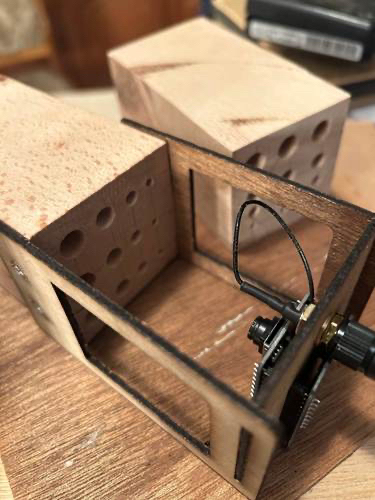
#> input picture documentation/doc_images/hivemodule.jpeg, 375 x 500 px
$ python -i new_bee_detection.py   (imports and definitions only)
#> lines starting #> are read from the running program, lines starting #| are printed output that depends on the picture
#> in crop_12_classify_and_montage, img0 is the input picture: shape (500, 375, 3); mean B, G, R 93.1, 120.1, 150.8
import cv2
import numpy as np
from dataclasses import dataclass


EXPECTED_W, EXPECTED_H = 791, 528

REGIONS = [
    ("black_masked_bee", 1, (44, 28, 208, 192)),
    ("black_masked_bee", 2, (44, 192, 208, 356)),
    ("black_masked_bee", 3, (44, 356, 208, 520)),
    ("resin_bee", 1, (236, 28, 400, 192)),
    ("resin_bee", 2, (236, 192, 400, 356)),
    ("resin_bee", 3, (236, 356, 400, 520)),
    ("leafcutter_bee", 1, (420, 28, 584, 192)),
    ("leafcutter_bee", 2, (420, 192, 584, 356)),
    ("leafcutter_bee", 3, (420, 356, 584, 520)),
    ("orchard_bee", 1, (591, 28, 755, 192)),
    ("orchard_bee", 2, (591, 192, 755, 356)),
    ("orchard_bee", 3, (591, 356, 755, 520)),
]

COL_ORDER = ["black_masked_bee", "resin_bee", "leafcutter_bee", "orchard_bee"]


@dataclass
class Thresholds:
    v_black: int = 55
    s_green: int = 35
    green_score: int = 10


def _ensure_expected_size(img, expected_w=EXPECTED_W, expected_h=EXPECTED_H):
#> called with expected_w = 791, expected_h = 528
    h, w = img.shape[:2]
#> h = 500; w = 375
    if (w, h) == (expected_w, expected_h):
        return img, 1.0, 1.0

    sx = expected_w / float(w)
#> sx = 2.11
    sy = expected_h / float(h)
#> sy = 1.06

    # Keep aspect ratio by scaling to fit, then pad/crop to exact expected size
    s = min(sx, sy)
#> s = 1.06
    new_w = int(round(w * s))
#> new_w = 396
    new_h = int(round(h * s))
#> new_h = 528
    resized = cv2.resize(img, (new_w, new_h), interpolation=cv2.INTER_AREA)

    canvas = np.zeros((expected_h, expected_w, 3), dtype=resized.dtype)
    x0 = max(0, (expected_w - new_w) // 2)
#> x0 = 197
    y0 = max(0, (expected_h - new_h) // 2)
#> y0 = 0

    x1 = min(expected_w, x0 + new_w)
#> x1 = 593
    y1 = min(expected_h, y0 + new_h)
#> y1 = 528

    canvas[y0:y1, x0:x1] = resized[0:(y1 - y0), 0:(x1 - x0)]
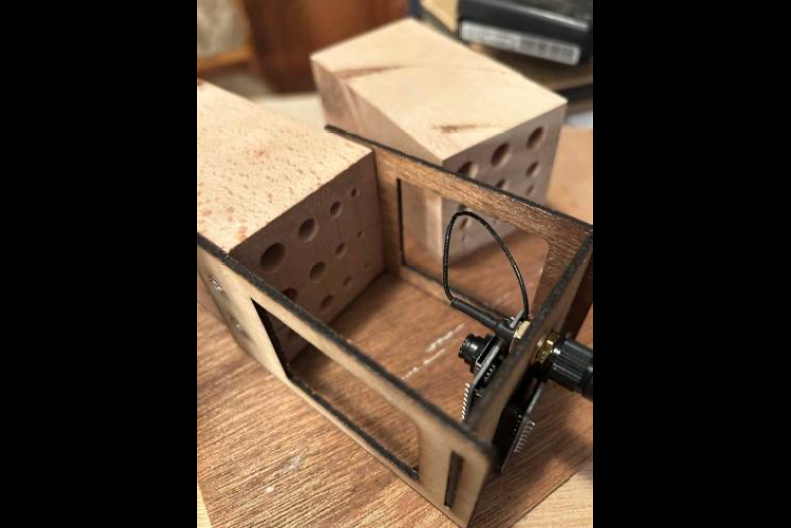
#> canvas: shape (528, 791, 3); mean B, G, R 46.5, 60.1, 75.5
    return canvas, s, s


def _hough_one_circle(gray):
    h, w = gray.shape[:2]
    m = min(h, w)
    min_r = max(10, int(m * 0.22))
    max_r = int(m * 0.48)

    g = cv2.medianBlur(gray, 5)
    circles = cv2.HoughCircles(
        g,
        cv2.HOUGH_GRADIENT,
        dp=1.2,
        minDist=m * 0.8,
        param1=120,
        param2=40,
        minRadius=min_r,
        maxRadius=max_r,
    )
    if circles is None:
        return None

    circles = np.uint16(np.around(circles[0, :]))
    cx0, cy0 = w / 2.0, h / 2.0

    def score(c):
        cx, cy, r = c
        dist = (cx - cx0) ** 2 + (cy - cy0) ** 2
        return (int(r) * 100000) - int(dist)

    x, y, r = map(int, max(circles, key=score))
    return x, y, r


def _contour_circle(gray):
    blur = cv2.GaussianBlur(gray, (5, 5), 0)
    _, th = cv2.threshold(blur, 0, 255, cv2.THRESH_BINARY_INV + cv2.THRESH_OTSU)
    th = cv2.morphologyEx(th, cv2.MORPH_OPEN, np.ones((5, 5), np.uint8), iterations=1)
    th = cv2.morphologyEx(th, cv2.MORPH_CLOSE, np.ones((9, 9), np.uint8), iterations=1)

    cnts, _ = cv2.findContours(th, cv2.RETR_EXTERNAL, cv2.CHAIN_APPROX_SIMPLE)
    if not cnts:
        return None

    c = max(cnts, key=cv2.contourArea)
    (x, y), r = cv2.minEnclosingCircle(c)
    return int(x), int(y), int(r)


def _classify_filled_hsv(bgr, x, y, r, t: Thresholds, inner_shrink=0.80):
    h, w = bgr.shape[:2]
    x = int(np.clip(x, 0, w - 1))
    y = int(np.clip(y, 0, h - 1))
    r = int(max(3, r))
    r_in = max(3, int(r * inner_shrink))

    mask = np.zeros((h, w), dtype=np.uint8)
    cv2.circle(mask, (x, y), r_in, 255, -1)

    hsv = cv2.cvtColor(bgr, cv2.COLOR_BGR2HSV)
    S = hsv[:, :, 1]
    V = hsv[:, :, 2]

    meanS = cv2.mean(S, mask=mask)[0]
    meanV = cv2.mean(V, mask=mask)[0]

    B, G, R = cv2.split(bgr)
    meanR = cv2.mean(R, mask=mask)[0]
    meanG = cv2.mean(G, mask=mask)[0]
    meanB = cv2.mean(B, mask=mask)[0]
    green_score = meanG - (meanR + meanB) / 2.0

    if meanV < t.v_black:
        status = "unfilled"
    else:
        status = "filled" if (meanS >= t.s_green or green_score >= t.green_score) else "unfilled"

    metrics = {
        "meanV": float(meanV),
        "meanS": float(meanS),
        "green_score": float(green_score),
        "meanR": float(meanR),
        "meanG": float(meanG),
        "meanB": float(meanB),
    }
    return status, metrics


def detect_one_circle(img_bgr, thresholds=Thresholds(), overlay=True):
    img = img_bgr.copy()
    gray = cv2.cvtColor(img, cv2.COLOR_BGR2GRAY)

    det = _hough_one_circle(gray)
    if det is None:
        det = _contour_circle(gray)

    if det is None:
        h, w = gray.shape[:2]
        det = (w // 2, h // 2, int(min(h, w) * 0.35))

    x, y, r = det
    status, metrics = _classify_filled_hsv(img, x, y, r, thresholds)

    color = (0, 255, 0) if status == "filled" else (0, 0, 255)
    cv2.circle(img, (x, y), r, color, 2)
    cv2.circle(img, (x, y), 2, (255, 0, 0), 3)

    if overlay:
        txt = f"{status}"
        cv2.putText(img, txt, (6, 18), cv2.FONT_HERSHEY_SIMPLEX, 0.5, (255, 255, 255), 2, cv2.LINE_AA)
        cv2.putText(img, txt, (6, 18), cv2.FONT_HERSHEY_SIMPLEX, 0.5, (0, 0, 0), 1, cv2.LINE_AA)

    result = {"x": int(x), "y": int(y), "radius": int(r), "status": status, **metrics}
    return result, img


def _pad_to_same(images, pad_value=0):
    hs = [im.shape[0] for im in images]
    ws = [im.shape[1] for im in images]
    H, W = max(hs), max(ws)
    out = []
    for im in images:
        h, w = im.shape[:2]
        out.append(
            cv2.copyMakeBorder(
                im, 0, H - h, 0, W - w,
                cv2.BORDER_CONSTANT, value=(pad_value, pad_value, pad_value)
            )
        )
    return out


def crop_12_classify_and_montage(image_path, thresholds=Thresholds(), draw_labels=True):
    img0 = cv2.imread(image_path)
    if img0 is None:
        raise FileNotFoundError(f"Could not read image: {image_path}")

    img, _, _ = _ensure_expected_size(img0, EXPECTED_W, EXPECTED_H)
    H, W = img.shape[:2]
#> H = 528; W = 791

    pos = {(lab, i): (i - 1, COL_ORDER.index(lab)) for lab in COL_ORDER for i in (1, 2, 3)}
    slots = [[None for _ in range(4)] for _ in range(3)]
#> slots = 3 items
    results = []

    for label, idx, (x0, y0, x1, y1) in REGIONS:
        x0c, y0c = max(0, x0), max(0, y0)
        x1c, y1c = min(W, x1), min(H, y1)

        crop = img[y0c:y1c, x0c:x1c].copy()
        det, annotated = detect_one_circle(crop, thresholds=thresholds, overlay=True)

        status = det["status"]
        if draw_labels:
            cv2.putText(annotated, f'{label}: {idx}', (6, 38), cv2.FONT_HERSHEY_SIMPLEX, 0.55, (255, 255, 255), 2, cv2.LINE_AA)
            cv2.putText(annotated, f'{label}: {idx}', (6, 38), cv2.FONT_HERSHEY_SIMPLEX, 0.55, (0, 0, 0), 1, cv2.LINE_AA)

        results.append({
            "label": label,
            "index": idx,
            "bbox": (x0, y0, x1, y1),
            "circle": {"x": det["x"], "y": det["y"], "radius": det["radius"]},
            "status": status,
            "metrics": {k: det[k] for k in ("meanV", "meanS", "green_score", "meanR", "meanG", "meanB")},
        })

        r, c = pos[(label, idx)]
        slots[r][c] = annotated
#> this loop made 12 passes
#> r on passes 1, 2, 3, 4, 5, 6, 7, 9, 10, 11, 12: 111, 111, 111, 115, 98, 82, 107, 100, 115, 115, 115
#> r on pass 8: 65
#> pass 1, in crop_12_classify_and_montage, `crop = img[y0c:y1c, x0c:x1c].copy()`:
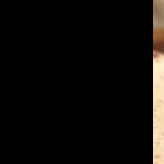
#> crop: shape (164, 164, 3); mean B, G, R 9.8, 12.2, 14.2
#> pass 1, in detect_one_circle, `gray = cv2.cvtColor(img, cv2.COLOR_BGR2GRAY)`:
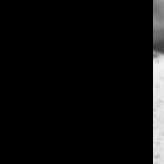
#> gray: shape (164, 164); min 0, max 242, mean 12.5
#> after the loop:
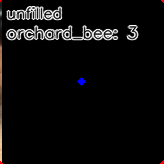
#> annotated: shape (164, 164, 3); mean B, G, R 11.1, 11, 11.6
#> after the loop:
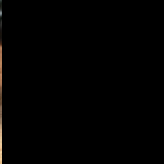
#> crop: shape (164, 164, 3); mean B, G, R 1, 1.3, 1.7
#> after the loop, results = 12 items

    flat = [slots[r][c] for r in range(3) for c in range(4)]
#> flat = 12 items
    if any(im is None for im in flat):
        raise RuntimeError("Montage slots incomplete.")

    flat = _pad_to_same(flat, pad_value=0)
#> in _pad_to_same, `hs = [im.shape[0] for im in images]`: hs = [164, 164, 164, 164, 164, 164, 164, 164, 164, 164, 164, 164]
#> in _pad_to_same, `ws = [im.shape[1] for im in images]`: ws has the same summary as hs
#> in _pad_to_same, `H, W = max(hs), max(ws)`: H = 164
#> the loop in _pad_to_same, `for im in images:` made 12 passes
#> after the loop in _pad_to_same, `for im in images:`: out = 12 items
    it = iter(flat)
    rows = [cv2.hconcat([next(it) for _ in range(4)]) for _ in range(3)]
#> rows = 3 items
    montage = cv2.vconcat(rows)
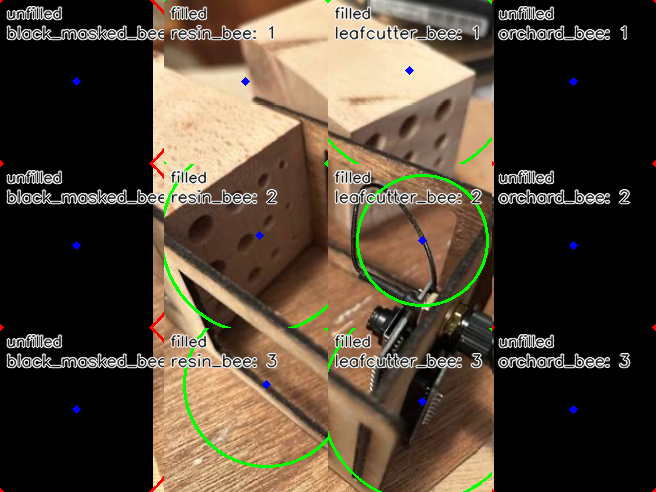
#> montage: shape (492, 656, 3); mean of channels 0, 1, 2 54.1, 68.9, 81.2; drawn as B, G, R

    return results, montage

import json

def results_to_bee_json(results):
    """
    Convert flat results list into nested JSON:
    Bee -> index (1,2,3) -> status
    """
    out = {}

    for r in results:
        bee = r["label"]
        idx = str(r["index"])
        status = r["status"]

        if bee not in out:
            out[bee] = {}

        out[bee][idx] = status

    return out

def encode_bee_json_binary(bee_json):
    out = {}
    for bee, holes in bee_json.items():
        out[bee] = {}
        for idx, status in holes.items():
            out[bee][idx] = 1 if str(status).lower() == "filled" else 0
    return out

# [15 lines of commented-out code are left out]

>>> result = crop_12_classify_and_montage('../../../documentation/doc_images/hivemodule.jpeg')
